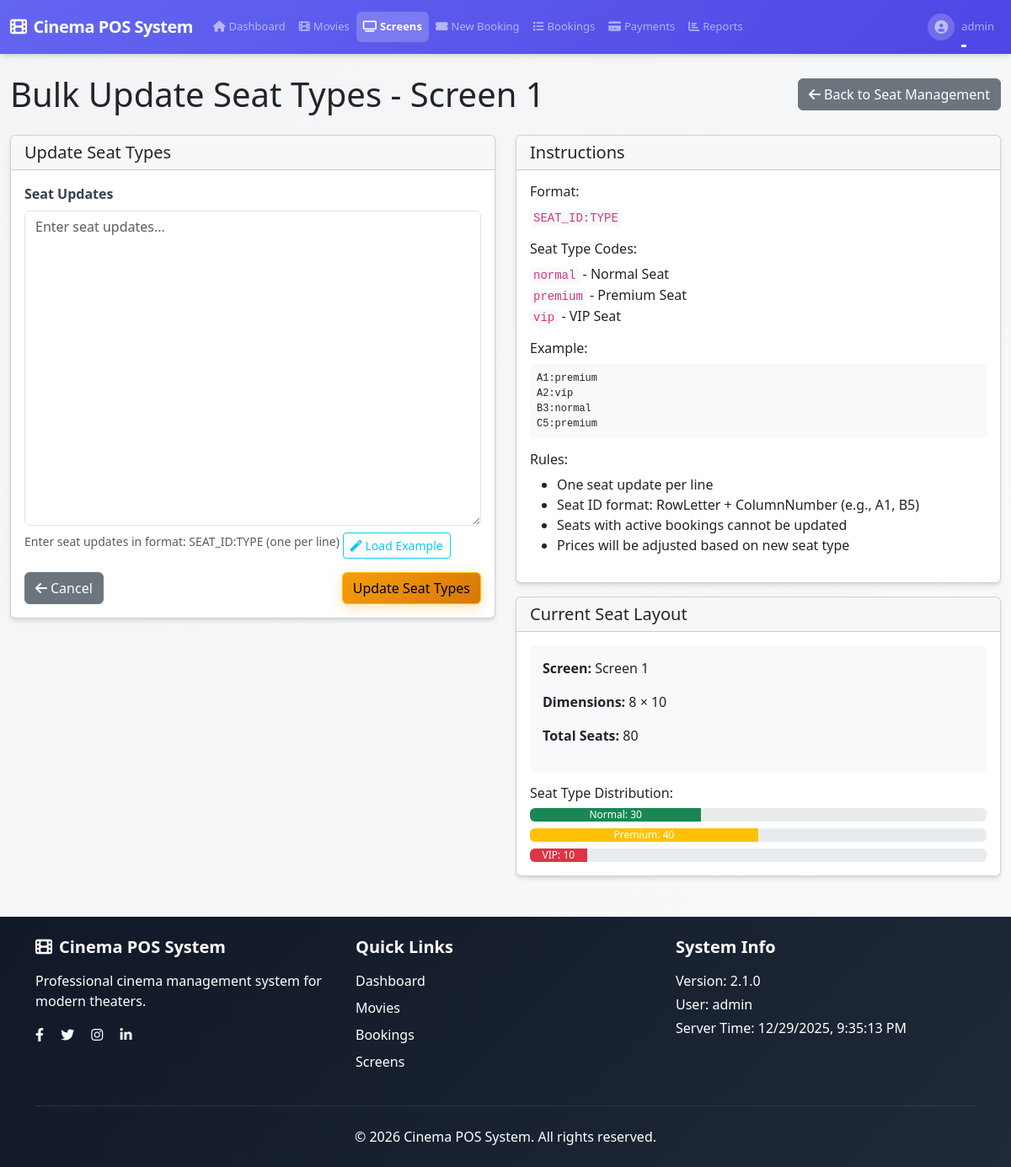
The page /screens/1/seats/bulk-update-types (signed in) on the database its author committed.
### app/auth/models.py (models this page shows, shortened)
class User(UserMixin, db.Model):
    id = db.Column(db.Integer, primary_key=True)
    username = db.Column(db.String(64), index=True, unique=True, nullable=False,
                       comment="Unique username for login")
    email = db.Column(db.String(120), index=True, unique=True, nullable=False,
                      comment="Unique email address")
    password_hash = db.Column(db.String(128), nullable=False,
                            comment="Hashed password")
    role = db.Column(db.Enum('admin', 'cashier', name='user_roles'), default='cashier', nullable=False,
                    comment="Primary user role for permissions (for shared accounts, this is the default role)")
    assigned_roles = db.Column(db.Text, nullable=True,
                             comment="JSON array of assigned roles for shared accounts (e.g., ['admin', 'cashier'])")
    is_shared_account = db.Column(db.Boolean, default=False, nullable=False,
                                comment="Whether this is a shared account that can be used by multiple roles")
    last_login = db.Column(db.DateTime, default=None,
                         comment="Timestamp of last login")
    is_active = db.Column(db.Boolean, default=True, nullable=False,
                        comment="Whether user account is active")
    created_at = db.Column(db.DateTime, default=datetime.utcnow, nullable=False,
                          comment="Account creation timestamp")
    created_by = db.Column(db.Integer, db.ForeignKey('user.id'), default=None,
                         comment="ID of user who created this account")
    updated_at = db.Column(db.DateTime, default=datetime.utcnow, onupdate=datetime.utcnow,
                          comment="Last update timestamp")
    updated_by = db.Column(db.Integer, db.ForeignKey('user.id'), default=None,
                         comment="ID of user who last updated this account")
    bookings = db.relationship('Booking', backref='user', lazy=True)
    __table_args__ = (
        db.CheckConstraint('length(username) >= 3', name='check_username_length'),
        db.CheckConstraint('length(email) >= 5', name='check_email_length'),
        db.CheckConstraint("role IN ('admin', 'cashier')", name='check_role_values'),
        db.Index('idx_user_email_active', 'email', 'is_active'),
        db.Index('idx_user_username_active', 'username', 'is_active'),
    )
    def is_admin(self):
        from flask import session
        current_role = session.get('current_role')
        if current_role:
            return current_role == 'admin'
        return self.role == 'admin'

### app/screens/models.py (models this page shows, shortened)
class Screen(db.Model):
    id = db.Column(db.Integer, primary_key=True)
    name = db.Column(db.String(50), nullable=False)
    total_rows = db.Column(db.Integer, nullable=False)
    total_columns = db.Column(db.Integer, nullable=False)
    seats = db.relationship('Seat', backref='screen', lazy=True)
    shows = db.relationship('Show', backref='screen', lazy=True)
    def get_seat_count_by_type(self):
        from app.database import db
        normal_count = db.session.query(Seat).filter(
            Seat.screen_id == self.id,
            Seat.type == 'normal'
        ).count()
        premium_count = db.session.query(Seat).filter(
            Seat.screen_id == self.id,
            Seat.type == 'premium'
        ).count()
        vip_count = db.session.query(Seat).filter(
            Seat.screen_id == self.id,
            Seat.type == 'vip'
        ).count()
        return {
            'normal': normal_count,
            'premium': premium_count,
            'vip': vip_count,
            'total': normal_count + premium_count + vip_count
        }

### app/screens/routes.py (the view, shortened to what this page needs)
@bp.route('/<int:screen_id>/seats/bulk-update-types', methods=['GET', 'POST'])
@login_required
@admin_required
def bulk_update_seat_types(screen_id):
    screen = Screen.query.get_or_404(screen_id)
    form = BulkUpdateSeatTypesForm()
    form.screen_id.data = screen_id
    return render_template('screens/bulk_update_types.html',
                          title=f'Bulk Update Seat Types - {screen.name}',
                          form=form,
                          screen=screen)

### templates/screens/bulk_update_types.html (shortened to what this page needs)
{% extends "base.html" %}
{% block content %}
<div class="row">
    <div class="col-12">
        <div class="d-flex justify-content-between align-items-center mb-4">
            <h1 class="mb-0">Bulk Update Seat Types - {{ screen.name }}</h1>
            <a href="{{ url_for('screens.manage_seats', screen_id=screen.id) }}" class="btn btn-secondary">
                <i class="fas fa-arrow-left me-1"></i>Back to Seat Management
            </a>
        </div>
        <div class="row">
            <div class="col-md-6">
                <div class="card">
                    <div class="card-header">
                        <h5 class="mb-0">Update Seat Types</h5>
                    </div>
                    <div class="card-body">
                        <form method="POST" action="{{ url_for('screens.bulk_update_seat_types', screen_id=screen.id) }}">
                            <div class="mb-3">
                                {{ form.seat_updates.label(class="form-label") }}
                                {{ form.seat_updates(class="form-control", rows="15", placeholder="Enter seat updates...") }}
                                <small class="form-text text-muted">
                                    Enter seat updates in format: SEAT_ID:TYPE (one per line)
                                </small>
                            </div>
                            <div class="d-flex justify-content-between">
                                <a href="{{ url_for('screens.manage_seats', screen_id=screen.id) }}" class="btn btn-secondary">
                                    <i class="fas fa-arrow-left me-1"></i>Cancel
                                </a>
                                {{ form.submit(class="btn btn-warning") }}
                            </div>
                        </form>
                    </div>
                </div>
            </div>
            <div class="col-md-6">
                <div class="card">
                    <div class="card-header">
                        <h5 class="mb-0">Instructions</h5>
                    </div>
                    <div class="card-body">
                        <div class="instructions">
                            <h6>Format:</h6>
                            <code>SEAT_ID:TYPE</code>
                            <h6 class="mt-3">Seat Type Codes:</h6>
                            <ul class="list-unstyled">
                                <li><code>normal</code> - Normal Seat</li>
                                <li><code>premium</code> - Premium Seat</li>
                                <li><code>vip</code> - VIP Seat</li>
                            </ul>
                            <h6 class="mt-3">Example:</h6>
                            <pre class="bg-light p-2 rounded">A1:premium
A2:vip
B3:normal
C5:premium</pre>
                            <h6 class="mt-3">Rules:</h6>
                            <ul>
                                <li>One seat update per line</li>
                                <li>Seat ID format: RowLetter + ColumnNumber (e.g., A1, B5)</li>
                                <li>Seats with active bookings cannot be updated</li>
                                <li>Prices will be adjusted based on new seat type</li>
                            </ul>
                        </div>
                    </div>
                </div>
                <div class="card mt-3">
                    <div class="card-header">
                        <h5 class="mb-0">Current Seat Layout</h5>
                    </div>
                    <div class="card-body">
                        <div class="screen-info">
                            <p><strong>Screen:</strong> {{ screen.name }}</p>
                            <p><strong>Dimensions:</strong> {{ screen.total_rows }} × {{ screen.total_columns }}</p>
                            <p><strong>Total Seats:</strong> {{ screen.seats|length }}</p>
                        </div>
                        <div class="mt-3">
                            <h6>Seat Type Distribution:</h6>
                            {% set seat_counts = screen.get_seat_count_by_type() %}
                            <div class="progress mb-2">
                                <div class="progress-bar bg-success" style="width: {{ (seat_counts.normal / seat_counts.total * 100) if seat_counts.total > 0 else 0 }}%">
                                    Normal: {{ seat_counts.normal }}
                                </div>
                            </div>
                            <div class="progress mb-2">
                                <div class="progress-bar bg-warning" style="width: {{ (seat_counts.premium / seat_counts.total * 100) if seat_counts.total > 0 else 0 }}%">
                                    Premium: {{ seat_counts.premium }}
                                </div>
                            </div>
                            <div class="progress">
                                <div class="progress-bar bg-danger" style="width: {{ (seat_counts.vip / seat_counts.total * 100) if seat_counts.total > 0 else 0 }}%">
                                    VIP: {{ seat_counts.vip }}
                                </div>
                            </div>
                        </div>
                    </div>
                </div>
            </div>
        </div>
    </div>
</div>
{% endblock %}

### templates/base.html (shortened to what this page needs)
<!DOCTYPE html>
<html lang="en">
<head>
    <link rel="stylesheet" href="{{ url_for('static', filename='css/style.css') }}">
    <link href="https://cdn.jsdelivr.net/npm/bootstrap@5.3.0/dist/css/bootstrap.min.css" rel="stylesheet">
    <link rel="stylesheet" href="https://cdnjs.cloudflare.com/ajax/libs/font-awesome/6.4.0/css/all.min.css">
    <link rel="stylesheet" href="https://cdnjs.cloudflare.com/ajax/libs/animate.css/4.1.1/animate.min.css">
</head>
<body>
    <header>
        <nav class="navbar navbar-expand-lg navbar-dark bg-gradient-primary">
            <div class="container-fluid">
                <a class="navbar-brand fw-bold" href="{{ url_for('index') }}">
                    <i class="fas fa-film me-2"></i>{{ app_name }}
                </a>
                <div class="collapse navbar-collapse" id="navbarNav">
                    {% if current_user.is_authenticated %}
                    <ul class="navbar-nav me-auto">
                        <li class="nav-item">
                            <a class="nav-link {% if request.endpoint == 'index' %}active{% endif %}" href="{{ url_for('index') }}">
                                <i class="fas fa-home me-1"></i>Dashboard
                            </a>
                        </li>
                        <li class="nav-item">
                            <a class="nav-link {% if request.endpoint and 'movies' in request.endpoint %}active{% endif %}" href="{{ url_for('movies.index') }}">
                                <i class="fas fa-film me-1"></i>Movies
                            </a>
                        </li>
                        <li class="nav-item">
                            <a class="nav-link {% if request.endpoint and 'screens' in request.endpoint %}active{% endif %}" href="{{ url_for('screens.index') }}">
                                <i class="fas fa-tv me-1"></i>Screens
                            </a>
                        </li>
                        <li class="nav-item">
                            <a class="nav-link {% if request.endpoint and 'bookings' in request.endpoint %}active{% endif %}" href="{{ url_for('bookings.new') }}">
                                <i class="fas fa-ticket-alt me-1"></i>New Booking
                            </a>
                        </li>
                        <li class="nav-item">
                            <a class="nav-link {% if request.endpoint and request.endpoint == 'bookings.index' %}active{% endif %}" href="{{ url_for('bookings.index') }}">
                                <i class="fas fa-list me-1"></i>Bookings
                            </a>
                        </li>
                        <li class="nav-item">
                            <a class="nav-link {% if request.endpoint and 'payments' in request.endpoint %}active{% endif %}" href="{{ url_for('payments.index') }}">
                                <i class="fas fa-credit-card me-1"></i>Payments
                            </a>
                        </li>
                        {% if current_user.role == 'admin' %}
                        <li class="nav-item">
                            <a class="nav-link {% if request.endpoint and 'reports' in request.endpoint %}active{% endif %}" href="{{ url_for('reports.index') }}">
                                <i class="fas fa-chart-bar me-1"></i>Reports
                            </a>
                        </li>
                        {% endif %}
                    </ul>
                    {% endif %}
                    <ul class="navbar-nav">
                        {% if current_user.is_authenticated %}
                        <li class="nav-item dropdown">
                            <a class="nav-link dropdown-toggle d-flex align-items-center" href="#" id="navbarDropdown" role="button" data-bs-toggle="dropdown">
                                <div class="user-avatar me-2">
                                    <i class="fas fa-user-circle"></i>
                                </div>
                                {{ current_user.username }}
                            </a>
                        </li>
                        {% else %}
                        <li class="nav-item">
                            <a class="nav-link" href="{{ url_for('auth.login') }}">Login</a>
                        </li>
                        {% endif %}
                    </ul>
                </div>
            </div>
        </nav>
    </header>
    <main class="container-fluid mt-4">
        {% block content %}{% endblock %}
    </main>
    {% include 'validation/feedback.html' %}
    <footer class="bg-dark text-light mt-5">
        <div class="container py-4">
            <div class="row">
                <div class="col-md-4 mb-4 mb-md-0">
                    <h5 class="mb-3"><i class="fas fa-film me-2"></i>{{ app_name }}</h5>
                    <p class="text-white">Professional cinema management system for modern theaters.</p>
                    <div class="social-links">
                        <a href="#" class="text-light me-3"><i class="fab fa-facebook-f"></i></a>
                        <a href="#" class="text-light me-3"><i class="fab fa-twitter"></i></a>
                        <a href="#" class="text-light me-3"><i class="fab fa-instagram"></i></a>
                        <a href="#" class="text-light"><i class="fab fa-linkedin-in"></i></a>
                    </div>
                </div>
                <div class="col-md-4 mb-4 mb-md-0">
                    <h5 class="mb-3">Quick Links</h5>
                    <ul class="list-unstyled">
                        <li class="mb-2"><a href="{{ url_for('index') }}" class="text-white text-decoration-none">Dashboard</a></li>
                        <li class="mb-2"><a href="{{ url_for('movies.index') }}" class="text-white text-decoration-none">Movies</a></li>
                        <li class="mb-2"><a href="{{ url_for('bookings.new') }}" class="text-white text-decoration-none">Bookings</a></li>
                        <li class="mb-2"><a href="{{ url_for('screens.index') }}" class="text-white text-decoration-none">Screens</a></li>
                    </ul>
                </div>
                <div class="col-md-4">
                    <h5 class="mb-3">System Info</h5>
                    <p class="text-white mb-1">Version: {{ version }}</p>
                    <p class="text-white mb-1">User: {% if current_user.is_authenticated %}{{ current_user.username }}{% else %}Guest{% endif %}</p>
                    <p class="text-white mb-0">Server Time: <span id="serverTime"></span></p>
                </div>
            </div>
            <hr class="border-secondary my-4">
            <div class="text-center">
                <p class="mb-0 text-white">&copy; 2026 {{ app_name }}. All rights reserved.</p>
            </div>
        </div>
    </footer>
</body>
</html>

### rows shown on the page
User: username "admin"
Screen: name "Screen 1", total_rows "8", total_columns "10"

### other values the page prints
{{ app_name }} "Cinema POS System"
{{ screen.seats|length }} "80"
{{ seat_counts.normal }} "30"
{{ seat_counts.premium }} "40"
{{ seat_counts.vip }} "10"
{{ version }} "2.1.0"
